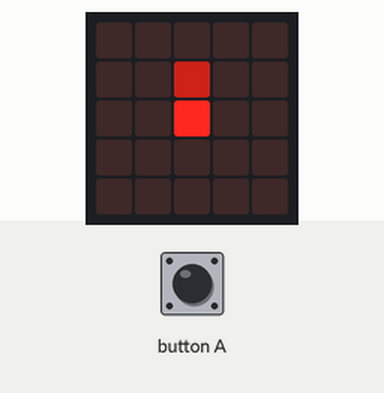
This program was run on a simulated BBC micro:bit running MicroPython. Shown: the board's 5×5 LED display. The test bench sets the inputs (shaded band). Dim RGB values are drawn brighter than linear; random numbers come from a fixed seed; the 48×5 strip is a reading aid, not a part: it shows the text the display is scrolling, unrolled, one strip-width of it at a time.

Above: at 1.2 s.
1.3 s: button A pressed for 3.2 s
At 4.4 s:
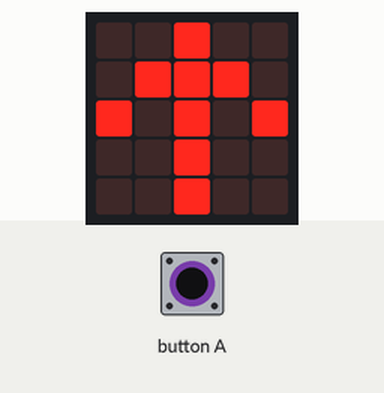
6.0 s: button A pressed for 0.15 s
At 7.7 s:
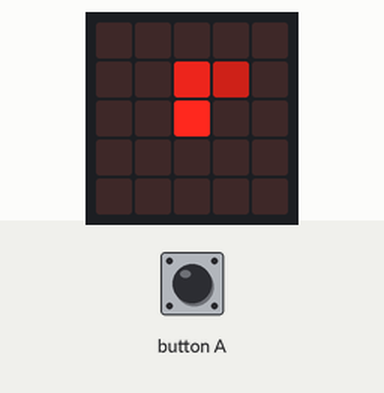
9.1 s: button A pressed for 1 s
At 12.7 s:
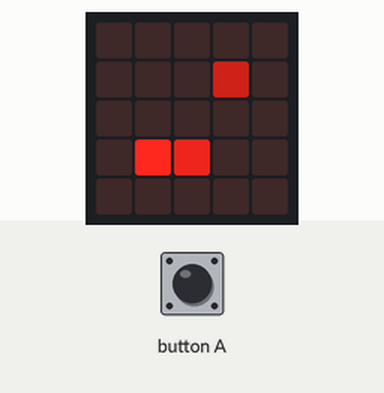
13.1 s: button A pressed for 0.15 s
At 14.9 s:
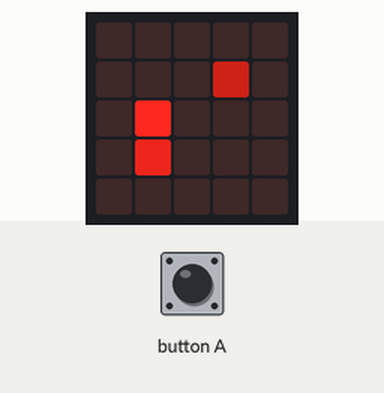
16.2 s: button A pressed for 1 s
At 19.6 s:
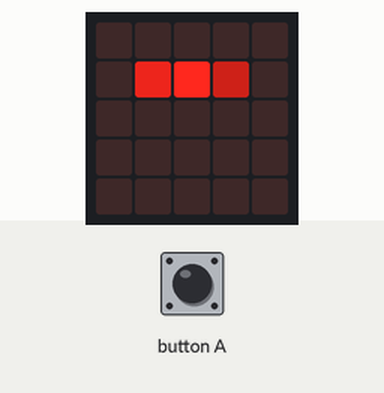
20.2 s: button A pressed for 0.15 s
At 43.9 s:
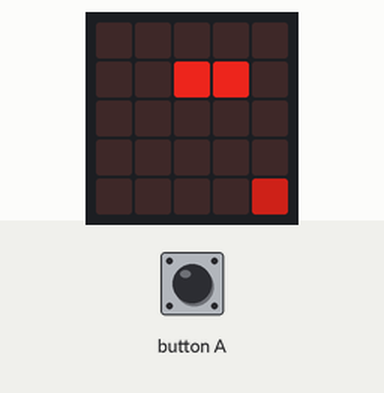

Measured:
- what the display in image 2 shows lasts 1.6 s, from 6.9 s to 8.5 s
- what the display in image 4 shows lasts 1.5 s, from 13.9 s to 15.4 s

The program:

snake.py
```python
import random
import microbit

score = 0
foodOnScreen = False
gameLoop = True

class Food(object):
    def __init__(self, x, y):
        self.x = x
        self.y = y

    def draw(self):
        microbit.display.set_pixel(self.x, self.y, 4)

    def getCollision(self):
        global foodOnScreen, snake, score

        if snake.x == self.x and snake.y == self.y:

            snake.bodySize += 1

            if snake.bodySize == 1:
                snake.body.append(SnakeBody(snake.x, snake.y, snake.bodySize, snake.snakeDist, snake.previousDist))
            else:
                snake.body.append(SnakeBody(snake.body[-1].x, snake.body[-1].y, snake.bodySize,
                                            snake.body[-1].bodyDist, snake.body[snake.bodySize - 2].previousDist))

            foodOnScreen = False
            score += 1


class SnakeBody(object):
    def __init__(self, x, y, bodySize, dist, previousDist):
        self.x = x
        self.y = y
        self.bodyDist = dist
        self.previousDist = previousDist
        self.posInBody = bodySize

        if self.bodyDist == "up":
            self.y += 1
        if self.bodyDist == "down":
            self.y -= 1
        if self.bodyDist == "right":
            self.x -= 1
        if self.bodyDist == "left":
            self.x += 1

    def draw(self):
        microbit.display.set_pixel(self.x, self.y, 7)

    def updateDir(self):
        if self.posInBody <= 1:
            self.bodyDist = snake.previousDist
        else:
            self.bodyDist = snake.body[(self.posInBody - 2)].previousDist

    def moveBody(self):

        if self.bodyDist == "up":
            self.y -= 1
        elif self.bodyDist == "down":
            self.y += 1
        elif self.bodyDist == "right":
            self.x += 1
        elif self.bodyDist == "left":
            self.x -= 1

        self.previousDist = self.bodyDist


class Snake(object):
    def __init__(self, x, y):
        self.x = x
        self.y = y
        self.snakeDist = "up"
        self.body = []
        self.bodySize = 0
        self.previousDist = None

        self.countdownToMove = 0

    def moveSnake(self):
        self.countdownToMove += 1

        if self.countdownToMove == 20:

            if self.snakeDist == "up":
                self.y -= 1
            elif self.snakeDist == "down":
                self.y += 1
            elif self.snakeDist == "right":
                self.x += 1
            elif self.snakeDist == "left":
                self.x -= 1

            for body in self.body:
                body.moveBody()
                if self.x == body.x and self.y == body.y:
                    gameOver()

            self.countdownToMove = 0
            self.previousDist = self.snakeDist

    def drawSnake(self):
        try:
            microbit.display.set_pixel(self.x, self.y, 9)
            for body in self.body:
                body.draw()
        except:
            gameOver()


snake = Snake(2, 2)


def gameOver():
    global score
    microbit.display.scroll("Game Over! Your score was "+str(score))


def run():
    global snake, foodOnScreen

    food = Food(0, 0)

    while True:
        microbit.sleep(75)

        if not foodOnScreen:
            food.x, food.y  = random.randint(1, 4), random.randint(1, 4)
            foodOnScreen = True

        microbit.display.clear()

        # SNAKE MOVEMENT
        if microbit.button_a.is_pressed():
            if snake.snakeDist == "up":
                microbit.display.show(microbit.Image.ARROW_S)
                snake.snakeDist = "down"
                microbit.sleep(750)
            elif snake.snakeDist == "down":
                microbit.display.show(microbit.Image.ARROW_E)
                snake.snakeDist = "right"
                microbit.sleep(750)
            elif snake.snakeDist == "right":
                microbit.display.show(microbit.Image.ARROW_W)
                snake.snakeDist = "left"
                microbit.sleep(750)
            elif snake.snakeDist == "left":
                microbit.display.show(microbit.Image.ARROW_N)
                snake.snakeDist = "up"
                microbit.sleep(750)
        for body in snake.body:
            body.updateDir()

        food.draw()
        snake.moveSnake()
        snake.drawSnake()
        food.getCollision()

        if snake.x > 4 or snake.x < 0 or snake.y > 4 or snake.y < 0:
            gameOver()

run()
```
